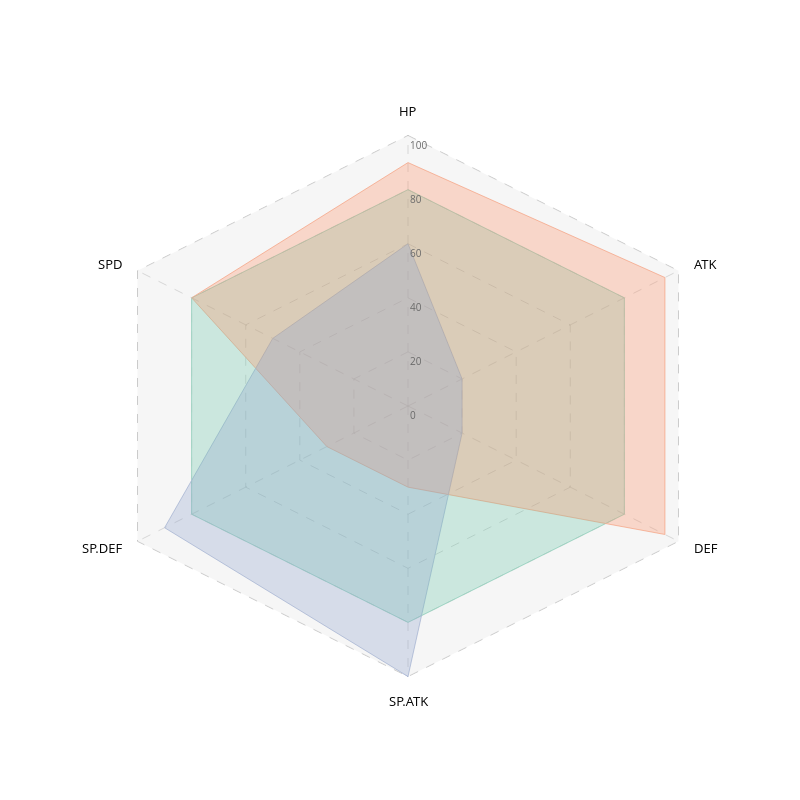

Notebook source saved alongside this figure:
### Markdown cell above
## Default Style

### Code cell
import pandas as pd

from pycirclizely import Circos

# Create RPG jobs parameter dataframe (3 jobs, 6 parameters)
df = pd.DataFrame(
    data=[
        [80, 80, 80, 80, 80, 80],
        [90, 95, 95, 30, 30, 80],
        [60, 20, 20, 100, 90, 50],
    ],
    index=["Hero", "Warrior", "Wizard"],
    columns=["HP", "ATK", "DEF", "SP.ATK", "SP.DEF", "SPD"],
)
print(df)

# Initialize Circos instance for radar chart plot
circos = Circos.radar_chart(df)

# Plot figure
fig = circos.plotfig()
fig
